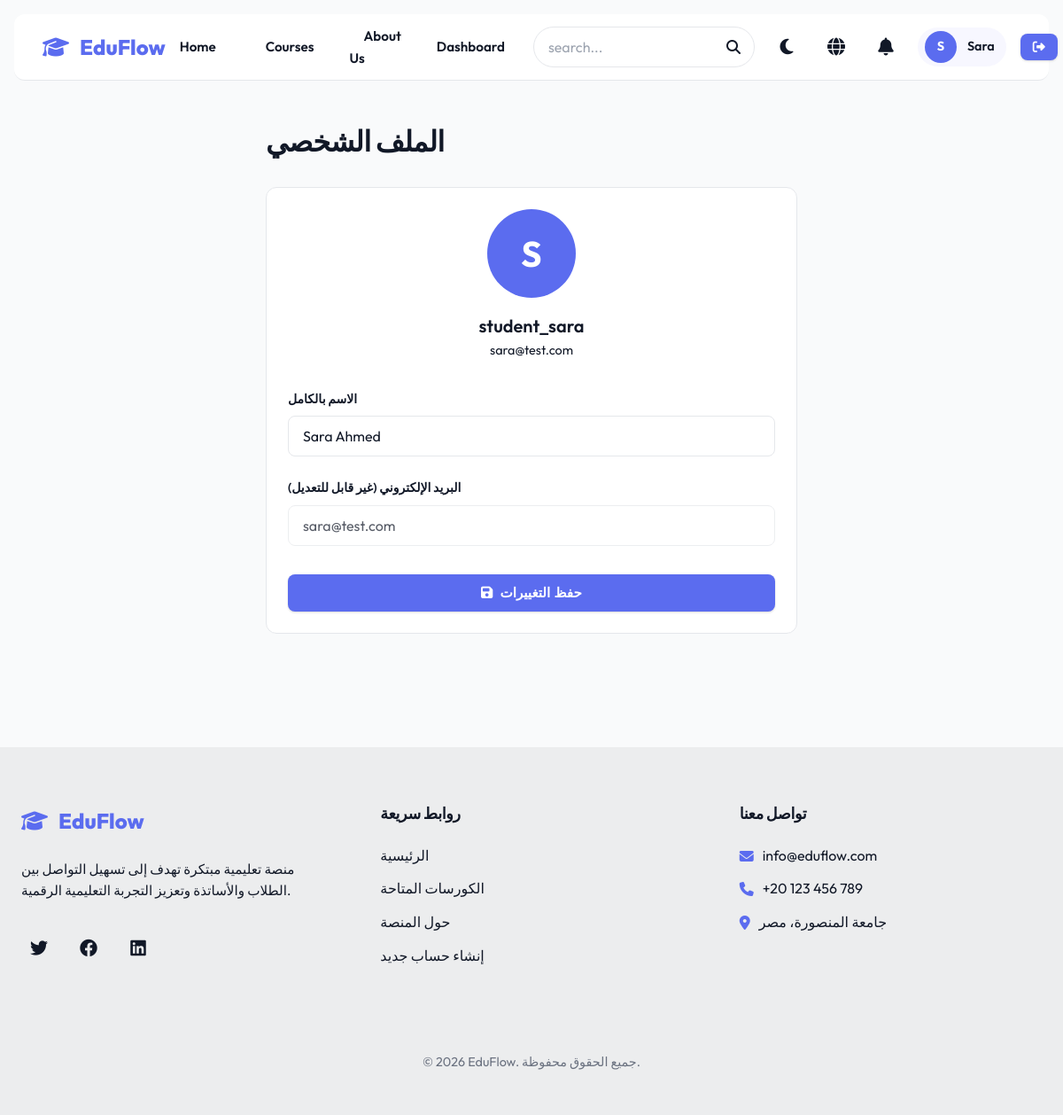
The page /auth/profile.php?lang=en (signed in) on the database its author committed.
### tables this page shows
CREATE TABLE users (
    id INT PRIMARY KEY AUTO_INCREMENT,
    username VARCHAR(50) UNIQUE NOT NULL,
    email VARCHAR(100) UNIQUE NOT NULL,
    password VARCHAR(255) NOT NULL,
    full_name VARCHAR(100) NOT NULL,
    user_type ENUM('professor', 'student') NOT NULL,
    created_at TIMESTAMP DEFAULT CURRENT_TIMESTAMP
);

### auth/profile.php (the view, shortened to what this page needs)
<?php
require_once __DIR__ . '/../includes/header.php';
$userId = getCurrentUserId();
$pdo = getDB();
$stmt = $pdo->prepare("SELECT * FROM users WHERE id = ?");
$stmt->execute([$userId]);
$user = $stmt->fetch();
?>
<div class="container animate-fade">
    <div style="max-width: 600px; margin: 2rem auto;">
        <div style="display: flex; justify-content: space-between; align-items: center; margin-bottom: 2rem;">
            <h1 style="font-size: 2rem; margin: 0;">الملف الشخصي</h1>
        </div>
        <div class="card glass">
            <div style="text-align: center; margin-bottom: 2rem;">
                <div style="width: 100px; height: 100px; border-radius: 50%; background: var(--primary); color: white; display: flex; align-items: center; justify-content: center; font-size: 2.5rem; font-weight: bold; margin: 0 auto 1rem;">
                    <?php echo mb_substr($user['full_name'], 0, 1); ?>
                </div>
                <div style="font-weight: 600; font-size: 1.25rem;"><?php echo htmlspecialchars($user['username']); ?></div>
                <div style="color: var(--text-muted); font-size: 0.9rem;"><?php echo htmlspecialchars($user['email']); ?></div>
            </div>
            <form method="POST" action="">
                <div class="form-group">
                    <label class="form-label" for="full_name">الاسم بالكامل</label>
                    <input type="text" id="full_name" name="full_name" class="form-control" value="<?php echo htmlspecialchars($user['full_name']); ?>" required>
                </div>
                <div class="form-group">
                    <label class="form-label" for="email">البريد الإلكتروني (غير قابل للتعديل)</label>
                    <input type="email" id="email" class="form-control" value="<?php echo htmlspecialchars($user['email']); ?>" disabled style="opacity: 0.7; cursor: not-allowed;">
                </div>
                <div style="display: flex; gap: 1rem; margin-top: 2rem;">
                    <button type="submit" class="btn btn-primary" style="flex: 1;">
                        <i class="fas fa-save"></i> حفظ التغييرات
                    </button>
                </div>
            </form>
        </div>
    </div>
</div>
<?php require_once __DIR__ . '/../includes/footer.php'; ?>

### css/style.css (style rules this page uses)
:root { --primary: #5b6cef; --primary-dark: #4f46e5; --primary-light: #6b7eff; --secondary: #6b7280; --secondary-light: #9ca3af; --success: #059669; --success-light: #d1fae5; --warning: #d97706; --warning-light: #fef3c7; --danger: #dc2626; --danger-light: #fee2e2; --info: #2563eb; --info-light: #dbeafe; --bg-primary: #ffffff; --bg-secondary: #f9fafb; --bg-tertiary: #f3f4f6; --text-primary: #111827; --text-secondary: #6b7280; --text-tertiary: #9ca3af; --text-inverse: #ffffff; --border-color: #e5e7eb; --border-light: #f3f4f6; --divider: #f0f0f0; --shadow-xs: 0 1px 2px 0 rgba(0, 0, 0, 0.05); --shadow-sm: 0 1px 3px 0 rgba(0, 0, 0, 0.1), 0 1px 2px 0 rgba(0, 0, 0, 0.06); --shadow-md: 0 4px 6px -1px rgba(0, 0, 0, 0.1), 0 2px 4px -1px rgba(0, 0, 0, 0.06); --shadow-lg: 0 10px 15px -3px rgba(0, 0, 0, 0.1), 0 4px 6px -2px rgba(0, 0, 0, 0.05); --shadow-xl: 0 20px 25px -5px rgba(0, 0, 0, 0.1), 0 10px 10px -5px rgba(0, 0, 0, 0.04); --radius-xs: 4px; --radius-sm: 6px; --radius-md: 8px; --radius-lg: 12px; --radius-xl: 16px; --radius-full: 9999px; --transition-fast: 0.15s ease; --transition: 0.3s cubic-bezier(0.4, 0, 0.2, 1); --transition-slow: 0.5s ease; --z-dropdown: 100; --z-sticky: 200; --z-fixed: 300; --z-modal-backdrop: 400; --z-modal: 500; --z-popover: 600; }
* { margin: 0; padding: 0; box-sizing: border-box; }
html { scroll-behavior: smooth; -webkit-font-smoothing: antialiased; -moz-osx-font-smoothing: grayscale; }
body { font-family: 'Outfit', 'Segoe UI', 'Roboto', system-ui, -apple-system, sans-serif; background-color: var(--bg-secondary); color: var(--text-primary); line-height: 1.6; font-size: 16px; transition: background-color var(--transition-slow); }
h1, h2, h3, h4, h5, h6 { font-weight: 700; line-height: 1.25; letter-spacing: -0.02em; }
h1 { font-size: 2.5rem; margin-bottom: 1rem; }
.container { width: 100%; max-width: 1280px; margin: 0 auto; padding: 0 1.5rem; }
.card { background: var(--bg-primary); border: 1px solid var(--border-color); border-radius: var(--radius-lg); padding: 1.5rem; transition: var(--transition); overflow: hidden; }
.btn { display: inline-flex; align-items: center; justify-content: center; gap: 0.5rem; padding: 0.75rem 1.25rem; border-radius: var(--radius-md); font-weight: 600; font-size: 0.95rem; cursor: pointer; border: none; outline: none; transition: var(--transition-fast); text-decoration: none; white-space: nowrap; user-select: none; }
.btn-primary { background: var(--primary); color: var(--text-inverse); box-shadow: var(--shadow-sm); }
.form-group { margin-bottom: 1.5rem; }
.form-label { display: block; font-size: 0.875rem; font-weight: 600; margin-bottom: 0.5rem; color: var(--text-primary); }
.form-control, .form-select, textarea { width: 100%; padding: 0.75rem 1rem; border-radius: var(--radius-md); background: var(--bg-primary); border: 1px solid var(--border-color); color: var(--text-primary); font-family: inherit; font-size: 1rem; transition: var(--transition-fast); }
.form-control::placeholder { color: var(--text-tertiary); }
.animate-fade { animation: fadeIn 0.5s ease forwards; }

### rows shown on the page
users: full_name "S", username "student_sara", email "sara@test.com", full_name "Sara Ahmed"

### other values the page prints
__('home') "Home"
__('courses') "Courses"
__('about') "About Us"
__('dashboard') "Dashboard"
mb_substr($_SESSION['full_name'] ?? 'U', 0, 1) "S"
explode(' ', $_SESSION['full_name'] ?? 'User')[0] "Sara"
